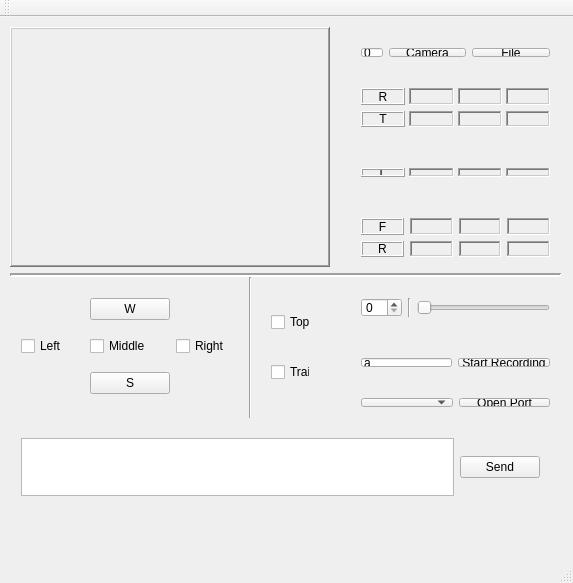
<?xml version="1.0" encoding="UTF-8"?>
<ui version="4.0">
 <class>MainWindow</class>
 <widget class="QMainWindow" name="MainWindow">
  <property name="geometry">
   <rect>
    <x>0</x>
    <y>0</y>
    <width>573</width>
    <height>583</height>
   </rect>
  </property>
  <property name="windowTitle">
   <string>TreeBot</string>
  </property>
  <widget class="QWidget" name="centralWidget">
   <widget class="QWidget" name="horizontalLayoutWidget_2">
    <property name="geometry">
     <rect>
      <x>350</x>
      <y>270</y>
      <width>211</width>
      <height>41</height>
     </rect>
    </property>
    <layout class="QHBoxLayout" name="horizontalLayoutVelocity">
     <item>
      <widget class="QSpinBox" name="spinBoxVelocity"/>
     </item>
     <item>
      <widget class="Line" name="line_4">
       <property name="orientation">
        <enum>Qt::Vertical</enum>
       </property>
      </widget>
     </item>
     <item>
      <widget class="SliderVelocity" name="horizontalSliderVelocity">
       <property name="orientation">
        <enum>Qt::Horizontal</enum>
       </property>
      </widget>
     </item>
    </layout>
   </widget>
   <widget class="QWidget" name="verticalLayoutWidget">
    <property name="geometry">
     <rect>
      <x>350</x>
      <y>60</y>
      <width>211</width>
      <height>61</height>
     </rect>
    </property>
    <property name="sizePolicy">
     <sizepolicy hsizetype="Ignored" vsizetype="Ignored">
      <horstretch>0</horstretch>
      <verstretch>0</verstretch>
     </sizepolicy>
    </property>
    <layout class="QVBoxLayout" name="verticalLayout">
     <item>
      <layout class="QGridLayout" name="gridLayout">
       <property name="horizontalSpacing">
        <number>4</number>
       </property>
       <item row="3" column="2">
        <widget class="QLabel" name="labelT2FromCV">
         <property name="sizePolicy">
          <sizepolicy hsizetype="Ignored" vsizetype="Ignored">
           <horstretch>0</horstretch>
           <verstretch>0</verstretch>
          </sizepolicy>
         </property>
         <property name="frameShape">
          <enum>QFrame::WinPanel</enum>
         </property>
         <property name="frameShadow">
          <enum>QFrame::Sunken</enum>
         </property>
         <property name="text">
          <string/>
         </property>
         <property name="alignment">
          <set>Qt::AlignCenter</set>
         </property>
        </widget>
       </item>
       <item row="2" column="1">
        <widget class="QLabel" name="labelR1FromCV">
         <property name="sizePolicy">
          <sizepolicy hsizetype="Ignored" vsizetype="Ignored">
           <horstretch>0</horstretch>
           <verstretch>0</verstretch>
          </sizepolicy>
         </property>
         <property name="frameShape">
          <enum>QFrame::WinPanel</enum>
         </property>
         <property name="frameShadow">
          <enum>QFrame::Sunken</enum>
         </property>
         <property name="text">
          <string/>
         </property>
         <property name="alignment">
          <set>Qt::AlignCenter</set>
         </property>
        </widget>
       </item>
       <item row="3" column="3">
        <widget class="QLabel" name="labelT3FromCV">
         <property name="sizePolicy">
          <sizepolicy hsizetype="Ignored" vsizetype="Ignored">
           <horstretch>0</horstretch>
           <verstretch>0</verstretch>
          </sizepolicy>
         </property>
         <property name="frameShape">
          <enum>QFrame::WinPanel</enum>
         </property>
         <property name="frameShadow">
          <enum>QFrame::Sunken</enum>
         </property>
         <property name="text">
          <string/>
         </property>
         <property name="alignment">
          <set>Qt::AlignCenter</set>
         </property>
        </widget>
       </item>
       <item row="2" column="2">
        <widget class="QLabel" name="labelR2FromCV">
         <property name="sizePolicy">
          <sizepolicy hsizetype="Ignored" vsizetype="Ignored">
           <horstretch>0</horstretch>
           <verstretch>0</verstretch>
          </sizepolicy>
         </property>
         <property name="frameShape">
          <enum>QFrame::WinPanel</enum>
         </property>
         <property name="frameShadow">
          <enum>QFrame::Sunken</enum>
         </property>
         <property name="text">
          <string/>
         </property>
         <property name="alignment">
          <set>Qt::AlignCenter</set>
         </property>
        </widget>
       </item>
       <item row="2" column="0">
        <widget class="QLabel" name="label">
         <property name="sizePolicy">
          <sizepolicy hsizetype="Ignored" vsizetype="Ignored">
           <horstretch>0</horstretch>
           <verstretch>0</verstretch>
          </sizepolicy>
         </property>
         <property name="frameShape">
          <enum>QFrame::Box</enum>
         </property>
         <property name="frameShadow">
          <enum>QFrame::Raised</enum>
         </property>
         <property name="text">
          <string>R</string>
         </property>
         <property name="alignment">
          <set>Qt::AlignCenter</set>
         </property>
        </widget>
       </item>
       <item row="3" column="1">
        <widget class="QLabel" name="labelT1FromCV">
         <property name="sizePolicy">
          <sizepolicy hsizetype="Ignored" vsizetype="Ignored">
           <horstretch>0</horstretch>
           <verstretch>0</verstretch>
          </sizepolicy>
         </property>
         <property name="frameShape">
          <enum>QFrame::WinPanel</enum>
         </property>
         <property name="frameShadow">
          <enum>QFrame::Sunken</enum>
         </property>
         <property name="text">
          <string/>
         </property>
         <property name="alignment">
          <set>Qt::AlignCenter</set>
         </property>
        </widget>
       </item>
       <item row="2" column="3">
        <widget class="QLabel" name="labelR3FromCV">
         <property name="sizePolicy">
          <sizepolicy hsizetype="Ignored" vsizetype="Ignored">
           <horstretch>0</horstretch>
           <verstretch>0</verstretch>
          </sizepolicy>
         </property>
         <property name="frameShape">
          <enum>QFrame::WinPanel</enum>
         </property>
         <property name="frameShadow">
          <enum>QFrame::Sunken</enum>
         </property>
         <property name="text">
          <string/>
         </property>
         <property name="alignment">
          <set>Qt::AlignCenter</set>
         </property>
        </widget>
       </item>
       <item row="3" column="0">
        <widget class="QLabel" name="label_3">
         <property name="sizePolicy">
          <sizepolicy hsizetype="Ignored" vsizetype="Ignored">
           <horstretch>0</horstretch>
           <verstretch>0</verstretch>
          </sizepolicy>
         </property>
         <property name="frameShape">
          <enum>QFrame::Box</enum>
         </property>
         <property name="frameShadow">
          <enum>QFrame::Raised</enum>
         </property>
         <property name="text">
          <string>T</string>
         </property>
         <property name="alignment">
          <set>Qt::AlignCenter</set>
         </property>
        </widget>
       </item>
      </layout>
     </item>
    </layout>
   </widget>
   <widget class="QWidget" name="gridLayoutWidget_6">
    <property name="geometry">
     <rect>
      <x>350</x>
      <y>190</y>
      <width>211</width>
      <height>61</height>
     </rect>
    </property>
    <property name="sizePolicy">
     <sizepolicy hsizetype="Ignored" vsizetype="Ignored">
      <horstretch>0</horstretch>
      <verstretch>0</verstretch>
     </sizepolicy>
    </property>
    <layout class="QGridLayout" name="gridLayout_6">
     <item row="2" column="3">
      <widget class="QLabel" name="labelF3FromSP">
       <property name="sizePolicy">
        <sizepolicy hsizetype="Ignored" vsizetype="Ignored">
         <horstretch>0</horstretch>
         <verstretch>0</verstretch>
        </sizepolicy>
       </property>
       <property name="frameShape">
        <enum>QFrame::WinPanel</enum>
       </property>
       <property name="frameShadow">
        <enum>QFrame::Sunken</enum>
       </property>
       <property name="text">
        <string/>
       </property>
       <property name="alignment">
        <set>Qt::AlignCenter</set>
       </property>
      </widget>
     </item>
     <item row="2" column="1">
      <widget class="QLabel" name="labelF1FromSP">
       <property name="sizePolicy">
        <sizepolicy hsizetype="Ignored" vsizetype="Ignored">
         <horstretch>0</horstretch>
         <verstretch>0</verstretch>
        </sizepolicy>
       </property>
       <property name="frameShape">
        <enum>QFrame::WinPanel</enum>
       </property>
       <property name="frameShadow">
        <enum>QFrame::Sunken</enum>
       </property>
       <property name="text">
        <string/>
       </property>
       <property name="alignment">
        <set>Qt::AlignCenter</set>
       </property>
      </widget>
     </item>
     <item row="2" column="2">
      <widget class="QLabel" name="labelF2FromSP">
       <property name="sizePolicy">
        <sizepolicy hsizetype="Ignored" vsizetype="Ignored">
         <horstretch>0</horstretch>
         <verstretch>0</verstretch>
        </sizepolicy>
       </property>
       <property name="frameShape">
        <enum>QFrame::WinPanel</enum>
       </property>
       <property name="frameShadow">
        <enum>QFrame::Sunken</enum>
       </property>
       <property name="text">
        <string/>
       </property>
       <property name="alignment">
        <set>Qt::AlignCenter</set>
       </property>
      </widget>
     </item>
     <item row="2" column="0">
      <widget class="QLabel" name="label_4">
       <property name="sizePolicy">
        <sizepolicy hsizetype="Ignored" vsizetype="Ignored">
         <horstretch>0</horstretch>
         <verstretch>0</verstretch>
        </sizepolicy>
       </property>
       <property name="frameShape">
        <enum>QFrame::Box</enum>
       </property>
       <property name="frameShadow">
        <enum>QFrame::Raised</enum>
       </property>
       <property name="text">
        <string>F</string>
       </property>
       <property name="alignment">
        <set>Qt::AlignCenter</set>
       </property>
      </widget>
     </item>
     <item row="3" column="2">
      <widget class="QLabel" name="labelR2FromSP">
       <property name="sizePolicy">
        <sizepolicy hsizetype="Ignored" vsizetype="Ignored">
         <horstretch>0</horstretch>
         <verstretch>0</verstretch>
        </sizepolicy>
       </property>
       <property name="frameShape">
        <enum>QFrame::WinPanel</enum>
       </property>
       <property name="frameShadow">
        <enum>QFrame::Sunken</enum>
       </property>
       <property name="text">
        <string/>
       </property>
       <property name="alignment">
        <set>Qt::AlignCenter</set>
       </property>
      </widget>
     </item>
     <item row="3" column="1">
      <widget class="QLabel" name="labelR1FromSP">
       <property name="sizePolicy">
        <sizepolicy hsizetype="Ignored" vsizetype="Ignored">
         <horstretch>0</horstretch>
         <verstretch>0</verstretch>
        </sizepolicy>
       </property>
       <property name="frameShape">
        <enum>QFrame::WinPanel</enum>
       </property>
       <property name="frameShadow">
        <enum>QFrame::Sunken</enum>
       </property>
       <property name="text">
        <string/>
       </property>
       <property name="alignment">
        <set>Qt::AlignCenter</set>
       </property>
      </widget>
     </item>
     <item row="3" column="3">
      <widget class="QLabel" name="labelR3FromSP">
       <property name="sizePolicy">
        <sizepolicy hsizetype="Ignored" vsizetype="Ignored">
         <horstretch>0</horstretch>
         <verstretch>0</verstretch>
        </sizepolicy>
       </property>
       <property name="frameShape">
        <enum>QFrame::WinPanel</enum>
       </property>
       <property name="frameShadow">
        <enum>QFrame::Sunken</enum>
       </property>
       <property name="text">
        <string/>
       </property>
       <property name="alignment">
        <set>Qt::AlignCenter</set>
       </property>
      </widget>
     </item>
     <item row="3" column="0">
      <widget class="QLabel" name="label_2">
       <property name="sizePolicy">
        <sizepolicy hsizetype="Ignored" vsizetype="Ignored">
         <horstretch>0</horstretch>
         <verstretch>0</verstretch>
        </sizepolicy>
       </property>
       <property name="frameShape">
        <enum>QFrame::Box</enum>
       </property>
       <property name="frameShadow">
        <enum>QFrame::Raised</enum>
       </property>
       <property name="text">
        <string>R</string>
       </property>
       <property name="alignment">
        <set>Qt::AlignCenter</set>
       </property>
      </widget>
     </item>
    </layout>
   </widget>
   <widget class="QWidget" name="gridLayoutWidget_2">
    <property name="geometry">
     <rect>
      <x>10</x>
      <y>260</y>
      <width>239</width>
      <height>141</height>
     </rect>
    </property>
    <layout class="QGridLayout" name="gridLayout_2">
     <item row="3" column="1">
      <widget class="QPushButton" name="pushButtonKey_S">
       <property name="focusPolicy">
        <enum>Qt::NoFocus</enum>
       </property>
       <property name="text">
        <string>S</string>
       </property>
      </widget>
     </item>
     <item row="2" column="1">
      <widget class="QCheckBox" name="checkBoxKey_2">
       <property name="focusPolicy">
        <enum>Qt::ClickFocus</enum>
       </property>
       <property name="text">
        <string>Middle</string>
       </property>
      </widget>
     </item>
     <item row="0" column="1">
      <widget class="QPushButton" name="pushButtonKey_W">
       <property name="focusPolicy">
        <enum>Qt::NoFocus</enum>
       </property>
       <property name="text">
        <string>W</string>
       </property>
      </widget>
     </item>
     <item row="2" column="0">
      <widget class="QCheckBox" name="checkBoxKey_1">
       <property name="focusPolicy">
        <enum>Qt::ClickFocus</enum>
       </property>
       <property name="text">
        <string>Left</string>
       </property>
      </widget>
     </item>
     <item row="2" column="2">
      <widget class="QCheckBox" name="checkBoxKey_3">
       <property name="focusPolicy">
        <enum>Qt::ClickFocus</enum>
       </property>
       <property name="text">
        <string>Right</string>
       </property>
      </widget>
     </item>
    </layout>
   </widget>
   <widget class="QWidget" name="verticalLayoutWidget_2">
    <property name="geometry">
     <rect>
      <x>260</x>
      <y>260</y>
      <width>61</width>
      <height>141</height>
     </rect>
    </property>
    <layout class="QVBoxLayout" name="verticalLayout_2">
     <item>
      <widget class="QCheckBox" name="checkBoxKey_4">
       <property name="focusPolicy">
        <enum>Qt::ClickFocus</enum>
       </property>
       <property name="text">
        <string>Top</string>
       </property>
      </widget>
     </item>
     <item>
      <widget class="QCheckBox" name="checkBoxKey_5">
       <property name="focusPolicy">
        <enum>Qt::ClickFocus</enum>
       </property>
       <property name="text">
        <string>Trail</string>
       </property>
      </widget>
     </item>
    </layout>
   </widget>
   <widget class="QLabel" name="labelImage">
    <property name="geometry">
     <rect>
      <x>10</x>
      <y>10</y>
      <width>320</width>
      <height>240</height>
     </rect>
    </property>
    <property name="styleSheet">
     <string notr="true">border-color: rgb(85, 0, 255);</string>
    </property>
    <property name="frameShape">
     <enum>QFrame::WinPanel</enum>
    </property>
    <property name="frameShadow">
     <enum>QFrame::Raised</enum>
    </property>
    <property name="lineWidth">
     <number>1</number>
    </property>
    <property name="text">
     <string/>
    </property>
   </widget>
   <widget class="Line" name="line_3">
    <property name="geometry">
     <rect>
      <x>240</x>
      <y>260</y>
      <width>20</width>
      <height>141</height>
     </rect>
    </property>
    <property name="orientation">
     <enum>Qt::Vertical</enum>
    </property>
   </widget>
   <widget class="Line" name="line_5">
    <property name="windowModality">
     <enum>Qt::NonModal</enum>
    </property>
    <property name="geometry">
     <rect>
      <x>10</x>
      <y>250</y>
      <width>551</width>
      <height>16</height>
     </rect>
    </property>
    <property name="frameShadow">
     <enum>QFrame::Sunken</enum>
    </property>
    <property name="lineWidth">
     <number>2</number>
    </property>
    <property name="midLineWidth">
     <number>0</number>
    </property>
    <property name="orientation">
     <enum>Qt::Horizontal</enum>
    </property>
   </widget>
   <widget class="QWidget" name="verticalLayoutWidget_3">
    <property name="geometry">
     <rect>
      <x>350</x>
      <y>140</y>
      <width>211</width>
      <height>31</height>
     </rect>
    </property>
    <property name="sizePolicy">
     <sizepolicy hsizetype="Ignored" vsizetype="Ignored">
      <horstretch>0</horstretch>
      <verstretch>0</verstretch>
     </sizepolicy>
    </property>
    <layout class="QVBoxLayout" name="verticalLayout_3">
     <item>
      <layout class="QGridLayout" name="gridLayout_3">
       <property name="horizontalSpacing">
        <number>4</number>
       </property>
       <item row="2" column="0">
        <widget class="QLabel" name="label_5">
         <property name="sizePolicy">
          <sizepolicy hsizetype="Ignored" vsizetype="Ignored">
           <horstretch>0</horstretch>
           <verstretch>0</verstretch>
          </sizepolicy>
         </property>
         <property name="frameShape">
          <enum>QFrame::Box</enum>
         </property>
         <property name="frameShadow">
          <enum>QFrame::Raised</enum>
         </property>
         <property name="text">
          <string>L</string>
         </property>
         <property name="alignment">
          <set>Qt::AlignCenter</set>
         </property>
        </widget>
       </item>
       <item row="2" column="2">
        <widget class="QLabel" name="labelWFromSP">
         <property name="sizePolicy">
          <sizepolicy hsizetype="Ignored" vsizetype="Ignored">
           <horstretch>0</horstretch>
           <verstretch>0</verstretch>
          </sizepolicy>
         </property>
         <property name="frameShape">
          <enum>QFrame::WinPanel</enum>
         </property>
         <property name="frameShadow">
          <enum>QFrame::Sunken</enum>
         </property>
         <property name="text">
          <string/>
         </property>
         <property name="alignment">
          <set>Qt::AlignCenter</set>
         </property>
        </widget>
       </item>
       <item row="2" column="1">
        <widget class="QLabel" name="labelLFromSP">
         <property name="sizePolicy">
          <sizepolicy hsizetype="Ignored" vsizetype="Ignored">
           <horstretch>0</horstretch>
           <verstretch>0</verstretch>
          </sizepolicy>
         </property>
         <property name="frameShape">
          <enum>QFrame::WinPanel</enum>
         </property>
         <property name="frameShadow">
          <enum>QFrame::Sunken</enum>
         </property>
         <property name="text">
          <string/>
         </property>
         <property name="alignment">
          <set>Qt::AlignCenter</set>
         </property>
        </widget>
       </item>
       <item row="2" column="3">
        <widget class="QLabel" name="labelHFromSP">
         <property name="sizePolicy">
          <sizepolicy hsizetype="Ignored" vsizetype="Ignored">
           <horstretch>0</horstretch>
           <verstretch>0</verstretch>
          </sizepolicy>
         </property>
         <property name="frameShape">
          <enum>QFrame::WinPanel</enum>
         </property>
         <property name="frameShadow">
          <enum>QFrame::Sunken</enum>
         </property>
         <property name="text">
          <string/>
         </property>
         <property name="alignment">
          <set>Qt::AlignCenter</set>
         </property>
        </widget>
       </item>
      </layout>
     </item>
    </layout>
   </widget>
   <widget class="QWidget" name="horizontalLayoutWidget">
    <property name="geometry">
     <rect>
      <x>350</x>
      <y>20</y>
      <width>211</width>
      <height>31</height>
     </rect>
    </property>
    <layout class="QHBoxLayout" name="horizontalLayout">
     <item>
      <widget class="QLineEdit" name="lineEditCameraID">
       <property name="focusPolicy">
        <enum>Qt::ClickFocus</enum>
       </property>
       <property name="text">
        <string>0</string>
       </property>
      </widget>
     </item>
     <item>
      <widget class="QPushButton" name="pushButtonOpenCamera">
       <property name="enabled">
        <bool>true</bool>
       </property>
       <property name="focusPolicy">
        <enum>Qt::ClickFocus</enum>
       </property>
       <property name="text">
        <string>Camera</string>
       </property>
      </widget>
     </item>
     <item>
      <widget class="QPushButton" name="pushButtonOpenFile">
       <property name="focusPolicy">
        <enum>Qt::ClickFocus</enum>
       </property>
       <property name="text">
        <string>File</string>
       </property>
      </widget>
     </item>
    </layout>
   </widget>
   <widget class="QWidget" name="horizontalLayoutWidget_3">
    <property name="geometry">
     <rect>
      <x>10</x>
      <y>410</y>
      <width>541</width>
      <height>80</height>
     </rect>
    </property>
    <layout class="QHBoxLayout" name="horizontalLayout_3">
     <item>
      <widget class="QTextEdit" name="textEdit">
       <property name="focusPolicy">
        <enum>Qt::ClickFocus</enum>
       </property>
      </widget>
     </item>
     <item>
      <widget class="QPushButton" name="pushButtonSend">
       <property name="focusPolicy">
        <enum>Qt::ClickFocus</enum>
       </property>
       <property name="text">
        <string>Send</string>
       </property>
      </widget>
     </item>
    </layout>
   </widget>
   <widget class="QWidget" name="horizontalLayoutWidget_4">
    <property name="geometry">
     <rect>
      <x>350</x>
      <y>330</y>
      <width>211</width>
      <height>31</height>
     </rect>
    </property>
    <layout class="QHBoxLayout" name="horizontalLayout_4">
     <item>
      <widget class="QLineEdit" name="lineEditFileName">
       <property name="focusPolicy">
        <enum>Qt::ClickFocus</enum>
       </property>
       <property name="text">
        <string>a</string>
       </property>
      </widget>
     </item>
     <item>
      <widget class="QPushButton" name="pushButtonRecord">
       <property name="focusPolicy">
        <enum>Qt::ClickFocus</enum>
       </property>
       <property name="text">
        <string>Start Recording</string>
       </property>
      </widget>
     </item>
    </layout>
   </widget>
   <widget class="QWidget" name="horizontalLayoutWidget_5">
    <property name="geometry">
     <rect>
      <x>350</x>
      <y>370</y>
      <width>211</width>
      <height>31</height>
     </rect>
    </property>
    <layout class="QHBoxLayout" name="horizontalLayout_5">
     <item>
      <widget class="QComboBox" name="comboBox"/>
     </item>
     <item>
      <widget class="QPushButton" name="pushButtonOpenPort">
       <property name="focusPolicy">
        <enum>Qt::ClickFocus</enum>
       </property>
       <property name="styleSheet">
        <string notr="true">border-color: rgb(85, 170, 255);</string>
       </property>
       <property name="text">
        <string>Open Port</string>
       </property>
      </widget>
     </item>
    </layout>
   </widget>
   <zorder>verticalLayoutWidget</zorder>
   <zorder>gridLayoutWidget_6</zorder>
   <zorder>gridLayoutWidget_2</zorder>
   <zorder>verticalLayoutWidget_2</zorder>
   <zorder>labelImage</zorder>
   <zorder>line_3</zorder>
   <zorder>line_5</zorder>
   <zorder>verticalLayoutWidget_3</zorder>
   <zorder>horizontalLayoutWidget</zorder>
   <zorder>horizontalLayoutWidget_3</zorder>
   <zorder>horizontalLayoutWidget_4</zorder>
   <zorder>horizontalLayoutWidget_5</zorder>
   <zorder>horizontalLayoutWidget_2</zorder>
  </widget>
  <widget class="QMenuBar" name="menuBar">
   <property name="geometry">
    <rect>
     <x>0</x>
     <y>0</y>
     <width>573</width>
     <height>25</height>
    </rect>
   </property>
  </widget>
  <widget class="QToolBar" name="mainToolBar">
   <attribute name="toolBarArea">
    <enum>TopToolBarArea</enum>
   </attribute>
   <attribute name="toolBarBreak">
    <bool>false</bool>
   </attribute>
  </widget>
  <widget class="QStatusBar" name="statusBar"/>
 </widget>
 <layoutdefault spacing="6" margin="11"/>
 <customwidgets>
  <customwidget>
   <class>SliderVelocity</class>
   <extends>QSlider</extends>
   <header>slidervelocity.h</header>
  </customwidget>
 </customwidgets>
 <resources/>
 <connections/>
</ui>
